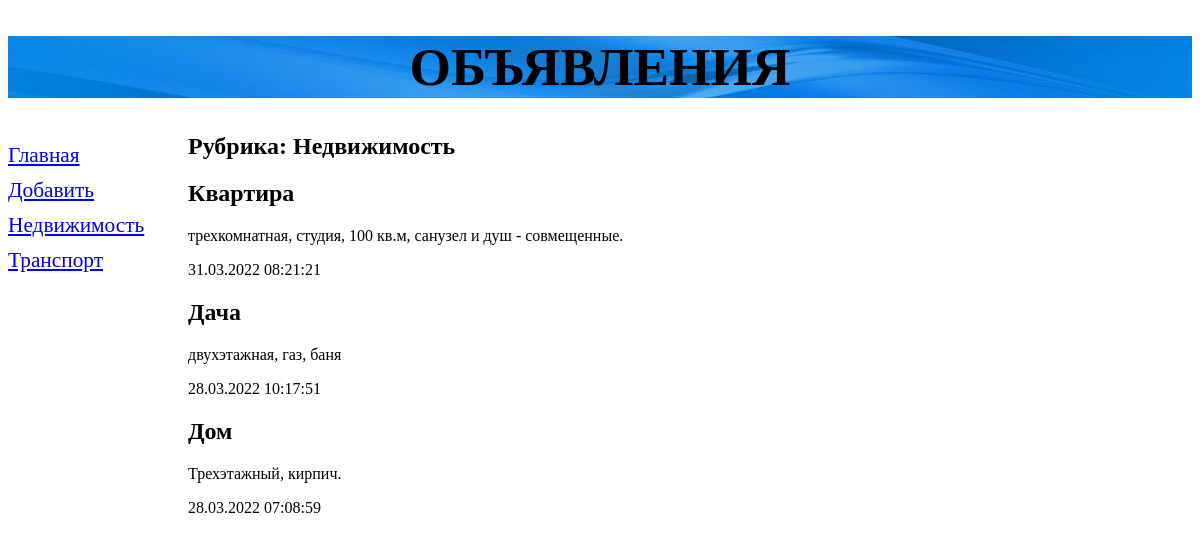
Before: /1/ with the older database file.
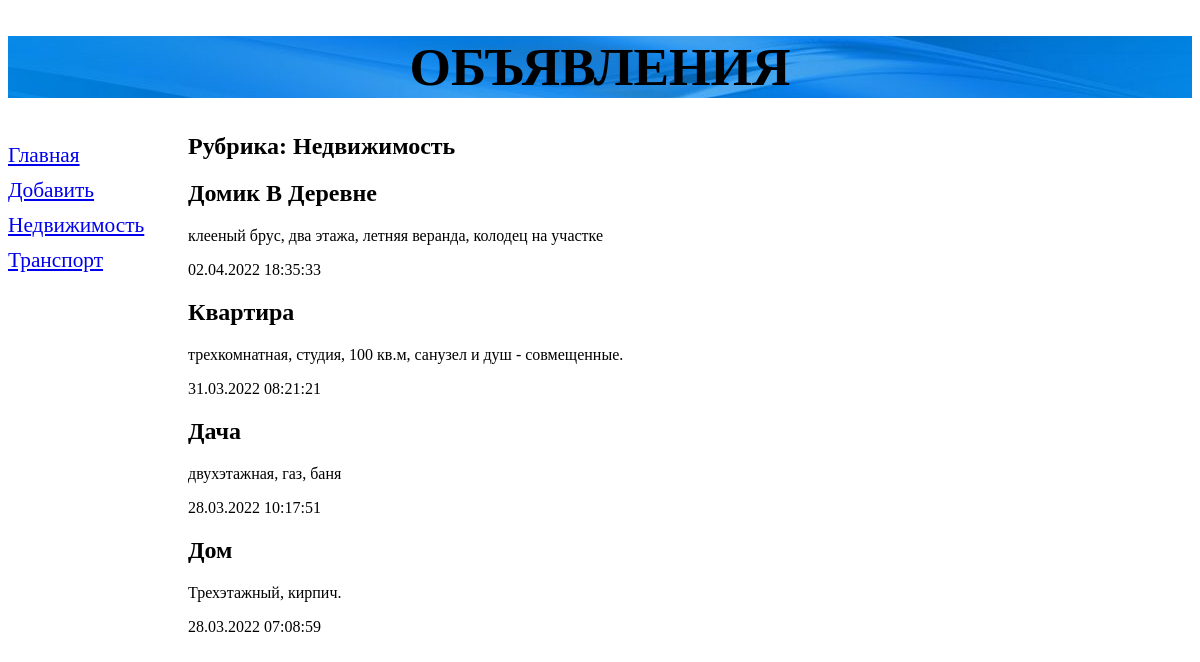
After: the same page with the newer database file.
### bboard/models.py (models this page shows, shortened)
class Rubric(models.Model):
    name = models.CharField(max_length=20, db_index=True, verbose_name='Название')
    class Meta:
        verbose_name_plural = "Рубрики"
        verbose_name        = "Рубрика"
        ordering            = ['name']

class Bb(models.Model):
    title       = models.CharField(max_length=50, verbose_name='Товар')
    content     = models.TextField(null=True, blank=True, verbose_name='Описание')
    price       = models.FloatField(null=True, blank=True, verbose_name='Цена')
    published   = models.DateTimeField(auto_now_add=True, db_index=True, verbose_name='Опубликовано')
    rubric      = models.ForeignKey('Rubric', null=True, verbose_name='Рубрика', on_delete=models.PROTECT)
    class Meta:
        verbose_name_plural = "Объявления"
        verbose_name        = "Объявление"
        ordering            = ['-published']

### bboard/views.py (the view)
# urls.py: path('<int:rubric_id>/', views.by_rubric, name='by_rubric'),
def by_rubric(request, rubric_id):
    bbs             = Bb.objects.filter(rubric=rubric_id)
    rubrics         = Rubric.objects.all()
    current_rubric  = Rubric.objects.get(pk=rubric_id)
    context         = {
        'bbs': bbs,
        'rubrics': rubrics,
        'current_rubric': current_rubric}
    return render(request, 'bboard/by_rubric.html', context=context)

### bboard/templates/bboard/by_rubric.html
{% extends 'layout/basic.html' %}
{% block content %}
    <h2>Рубрика: {{ current_rubric.name }}</h2>
    {%for bb in bbs %}
        <div>
            <h2>{{ bb.title|title }}</h2>
            <p>{{ bb.content }}</p>
            <p>{{ bb.published|date:'d.m.Y H:i:s' }}</p>
        </div>
    {% endfor %}
{% endblock content %}

### bboard/templates/layout/basic.html (shortened to what this page needs)
{% load static %}
<!DOCTYPE html>
<html>
    <head>
        <link rel="stylesheet" type="text/css" href="{% static 'bboard/style.css' %}">
    </head>
    <body>
        <header>
            <h1>Объявления</h1>
        </header>
        <nav>
            <a href="{% url 'index' %}">Главная</a>
            <a href="{% url 'add' %}">Добавить</a>
            {% for rubric in rubrics %}
                <a href="{% url 'by_rubric' rubric.pk %}">
                    {{ rubric.name }}
                </a>
            {% endfor %}
        </nav>
        <section>
            {% block content %}
            {% endblock content %}
        </section>
    </body>
</html>

Changed rows visible on the page:
added Bb: title "Домик В Деревне", content "клееный брус, два этажа, летняя веранда, колодец на участке", published "02.04.2022 18:35:33"
